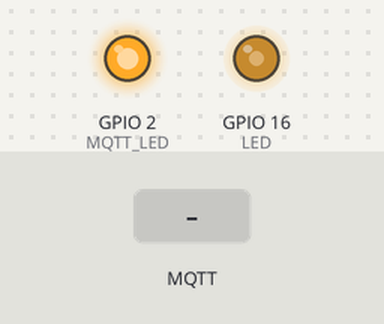
Recording of a program running on a simulated ESP32. Parts: output pins drawn as LEDs (lit = HIGH). The test bench sets the inputs (shaded band). WiFi joins after 1.5 s; servers stay silent unless stated; no MQTT or app messages arrive unless stated; what the program prints to the serial monitor is not drawn.

Above: at 2.7 s.
2.8 s: MQTT message "1" arrives on the first subscribed topic
At 3.4 s:
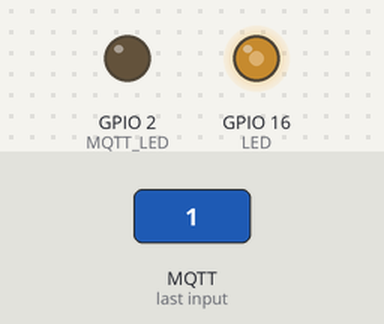
4.3 s: MQTT message "ON" arrives on the first subscribed topic
At 5.5 s:
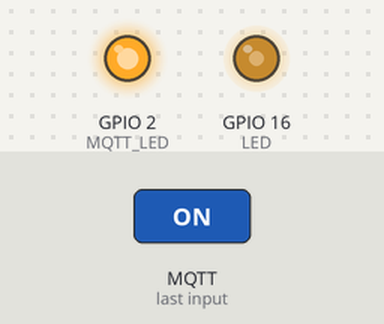
5.8 s: MQTT message "0" arrives on the first subscribed topic
At 6.8 s:
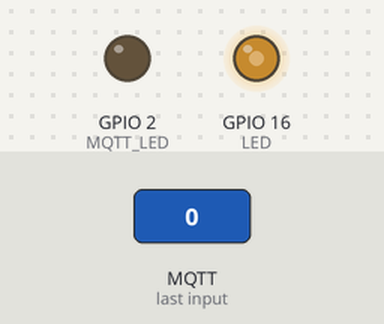
7.3 s: MQTT message "ON" arrives on the first subscribed topic
At 8.0 s:
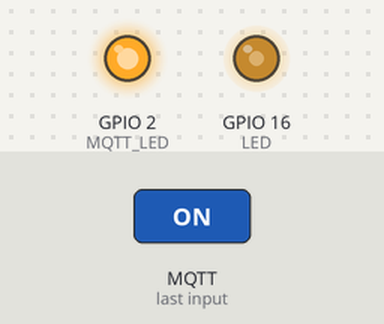
8.8 s: MQTT message "2" arrives on the first subscribed topic
At 9.2 s:
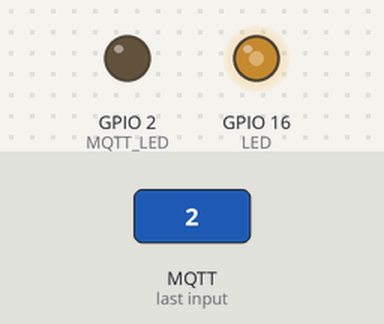
Timing chart, 0 to 11.3 s (numbered marks = the images above; inputs shaded):
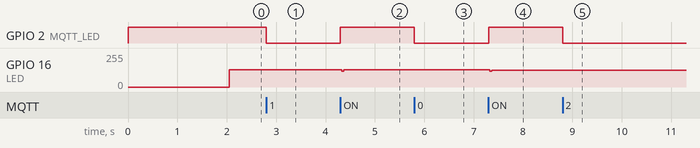

The program:

main.cpp
```cpp
#include <Arduino.h>
#include <WiFi.h>
#include <PubSubClient.h>
#include <string.h>

//MQTT #defines
#define MSG_BUFFER_SIZE 500
#define QoS 1
#define KEEP_ALIVE 15

//LED #define
#define LED 16
#define MQTT_LED 2

//Broker Address
const char *MQTT_Server = "broker.hivemq.com";

//AP constants
const char *ssid = "Totalplay-CE9E";
const char *password = "FA52D025";

WiFiClient wifi_esp32;
PubSubClient client(wifi_esp32);
uint8_t state = LOW;
const char *str;
uint32_t last = 0;
uint32_t actual = 0;

void callback(char *topic, byte *payload, unsigned int length)
{
    //AUN NO IMPLEMENTADA, A LA ESPERA DE FORMATO DE DATOS FINAL
    char message[MSG_BUFFER_SIZE] = "";
    for (int i = 0; i < length; i++)
        message[i] = (char)payload[i];
    str = message;
    if (strcmp(str, "ON"))
        digitalWrite(MQTT_LED, LOW);
    else
        digitalWrite(MQTT_LED, HIGH);
}

void setup()
{
    Serial.begin(9600);
    pinMode(LED, OUTPUT);
    pinMode(MQTT_LED, OUTPUT);
    digitalWrite(LED, LOW);
    digitalWrite(MQTT_LED, HIGH);
    WiFi.begin(ssid, password);
    while (WiFi.status() != WL_CONNECTED)
    {
        Serial.print(".");
    }
    Serial.println("Conectado");
    client.setServer(MQTT_Server, 1883);
    client.setCallback(callback);
    client.connect("HKI");
    client.subscribe("HKI/LED", QoS);
}

void loop()
{
    client.loop();
    actual = millis();
    if ((last + 2000) < actual)
    {
        client.publish("HKI/TEMP", "HOLA");
        digitalWrite(LED, state);
        if (state == LOW)
            state = HIGH;
        else
            state = LOW;
    }
}
```

Measured:
- after the input at 2.8 s, GPIO 2 (MQTT_LED): HIGH → LOW at once
- after the input at 4.3 s, GPIO 2 (MQTT_LED): LOW → HIGH at once; GPIO 16 (LED): 129/255 → 120/255 at once, → 129/255 0.04 s later
- after the input at 5.8 s, GPIO 2 (MQTT_LED): HIGH → LOW at once
- after the input at 7.3 s, GPIO 2 (MQTT_LED): LOW → HIGH at once; GPIO 16 (LED): 129/255 → 127/255 at once
- after the input at 8.8 s, GPIO 2 (MQTT_LED): HIGH → LOW at once
